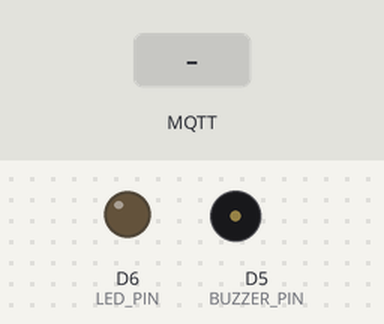
Recording of a sketch running on a simulated ESP8266 (NodeMCU). On the bench: output pins drawn as LEDs (lit = HIGH), buzzer (waves = sounding). The inputs (shaded band) are chosen by the test bench. WiFi joins after 1.5 s; servers stay silent unless stated; random numbers use the default seed unless the sketch sets one; no MQTT or app messages arrive unless stated; what the sketch prints to the serial monitor is not drawn.

Above: at 2.7 s.
2.8 s: MQTT message "4" arrives on the first subscribed topic
At 3.4 s:
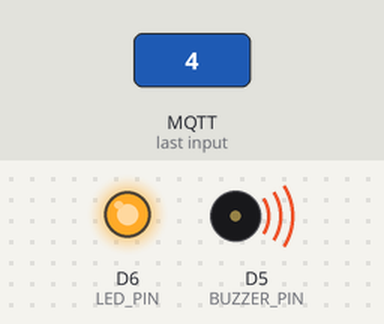
4.3 s: MQTT message "iot_unmul/iot_c_6" arrives on the first subscribed topic
At 4.7 s:
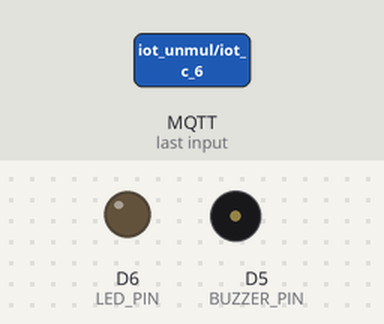
5.8 s: MQTT message "5" arrives on the first subscribed topic
At 6.9 s:
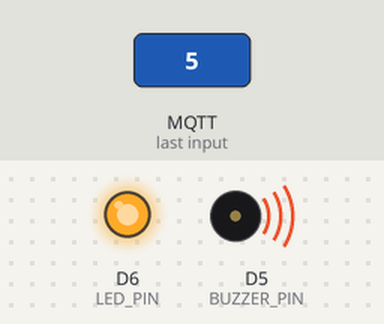
7.3 s: MQTT message "1" arrives on the first subscribed topic
At 8.1 s:
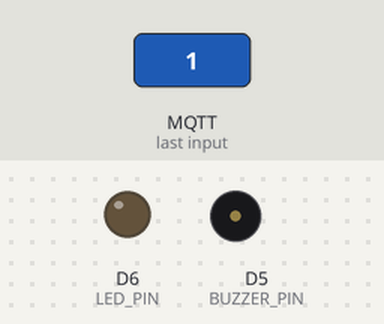
Timing chart, 0 to 9.8 s (numbered marks = the images above; inputs shaded):
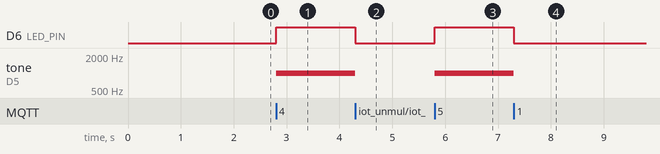

Measured:
- after the input at 2.8 s, D6 (LED_PIN): LOW → HIGH at once; tone on D5 (BUZZER_PIN): silent → 1000 Hz at once
- after the input at 4.3 s, D6 (LED_PIN): HIGH → LOW at once; tone on D5 (BUZZER_PIN): 1000 Hz → silent at once
- after the input at 5.8 s, D6 (LED_PIN): LOW → HIGH at once; tone on D5 (BUZZER_PIN): silent → 1000 Hz at once
- after the input at 7.3 s, D6 (LED_PIN): HIGH → LOW at once; tone on D5 (BUZZER_PIN): 1000 Hz → silent at once

The sketch:

sketch_subscriber.ino
```cpp
/*
 Basic ESP8266 MQTT example
 This sketch demonstrates the capabilities of the pubsub library in combination
 with the ESP8266 board/library.
 It connects to an MQTT server then:
  - publishes "hello world" to the topic "outTopic" every two seconds
  - subscribes to the topic "inTopic", printing out any messages
    it receives. NB - it assumes the received payloads are strings not binary
  - If the first character of the topic "inTopic" is an 1, switch ON the ESP Led,
    else switch it off
 It will reconnect to the server if the connection is lost using a blocking
 reconnect function. See the 'mqtt_reconnect_nonblocking' example for how to
 achieve the same result without blocking the main loop.
 To install the ESP8266 board, (using Arduino 1.6.4+):
  - Add the following 3rd party board manager under "File -> Preferences -> Additional Boards Manager URLs":
       http://arduino.esp8266.com/stable/package_esp8266com_index.json
  - Open the "Tools -> Board -> Board Manager" and click install for the ESP8266"
  - Select your ESP8266 in "Tools -> Board"
*/

#include <ESP8266WiFi.h>
#include <PubSubClient.h>

// Update these with values suitable for your network.
const char* ssid = "Universitas Mulawarman";
const char* password = "";
const char* mqtt_server = "broker.hivemq.com"; // broker gratisan

// Buzzer & LED pin
#define BUZZER_PIN D5
#define LED_PIN D6

WiFiClient espClient;
PubSubClient client(espClient);
unsigned long lastMsg = 0;
#define MSG_BUFFER_SIZE	(50)
char msg[MSG_BUFFER_SIZE];
int value = 0;

void setup_wifi() {
  delay(10);
  // We start by connecting to a WiFi network
  Serial.println();
  Serial.print("Connecting to ");
  Serial.println(ssid);

  WiFi.mode(WIFI_STA);
  WiFi.begin(ssid, password);

  while (WiFi.status() != WL_CONNECTED) {
    delay(500);
    Serial.print(".");
  }

  randomSeed(micros());

  Serial.println("");
  Serial.println("WiFi connected");
  Serial.println("IP address: ");
  Serial.println(WiFi.localIP());
}

// Fungsi untuk menerima data
void callback(char* topic, byte* payload, unsigned int length) {
  Serial.print("Pesan diterima [");
  Serial.print(topic);
  Serial.print("] ");
  String data = ""; // variabel untuk menyimpan data yang berbentuk array char
  Serial.println("");
  if(String(topic) == "iot_unmul/iot_c_6"){
    for (int i = 0; i < length; i++) {
      Serial.println((char)payload[i]);
      data += (char)payload[i]; // menyimpan kumpulan char kedalam string
    }
    int gerak = data.toInt(); // konvert string ke int
    if (gerak > 1) { // pengkondisian
      tone(BUZZER_PIN,1000);
      digitalWrite(LED_PIN, HIGH);  // Turn the LED off by making the voltage HIGH
    } else {
      noTone(BUZZER_PIN);
      digitalWrite(LED_PIN, LOW);  // Turn the LED off by making the voltage HIGH
    }
  }
  if(String(topic) == "iot_c_PIR"){
    for (int i = 0; i < length; i++) {
      Serial.println((char)payload[i]);
      data += (char)payload[i]; // menyimpan kumpulan char kedalam string
    }
    int gerak = data.toInt(); // konvert string ke int
    if(gerak == 4){
      noTone(BUZZER_PIN);
      digitalWrite(LED_PIN, LOW);
      delay(10000);
    }else{
      delay(500);
    }
  }
}

// fungsi untuk mengubungkan ke broker
void reconnect() {
  // Loop until we're reconnected
  while (!client.connected()) {
    Serial.print("Attempting MQTT connection...");
    // Create a random client ID
    String clientId = "ESP8266Client-";
    clientId += String(random(0xffff), HEX);
    // Attempt to connect
    if (client.connect(clientId.c_str())) {
      Serial.println("connected");
      // Once connected, publish an announcement...
      client.subscribe("iot_unmul/iot_c_6");
      client.subscribe("iot_c_PIR");
    } else {
      Serial.print("failed, rc=");
      Serial.print(client.state());
      Serial.println(" try again in 5 seconds");
      // Wait 5 seconds before retrying
      delay(5000);
    }
  }
}

void setup() {
  pinMode(BUZZER_PIN, OUTPUT);  // Inisialisasi pin buzzer
  pinMode(LED_PIN, OUTPUT);     // Inisialisasi pin LED
  Serial.begin(115200);
  setup_wifi();
  client.setServer(mqtt_server, 1883); // setup awal ke server mqtt
  client.setCallback(callback);
}

void loop() {
  if (!client.connected()) {
    reconnect();
  }
  client.loop();
}
```
